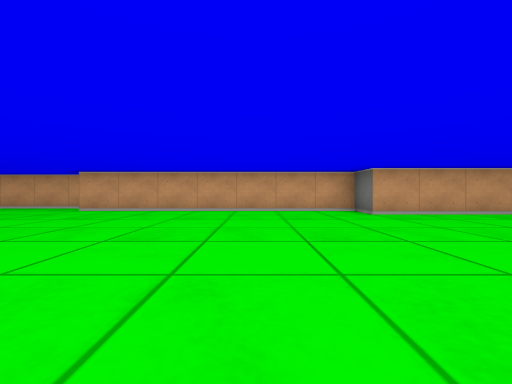
view 1 (above)

16 first-person views from a walk through a cub3D maze. The camera is about half as high as the walls, looks level and sees 90° across. The floor is counted in squares. Each view is taken from the middle of a square. On the plan, view 1 faces up. The plan holds only what a view shows up to about 9 squares ahead; the rest is blank.

view 2
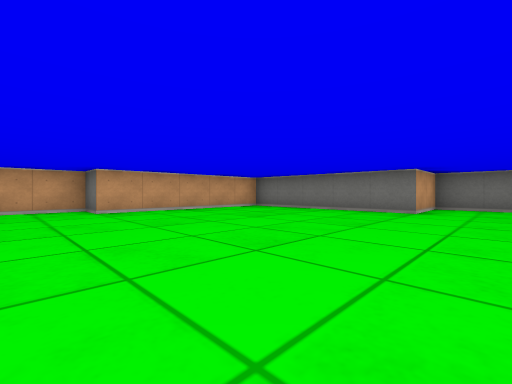

view 3
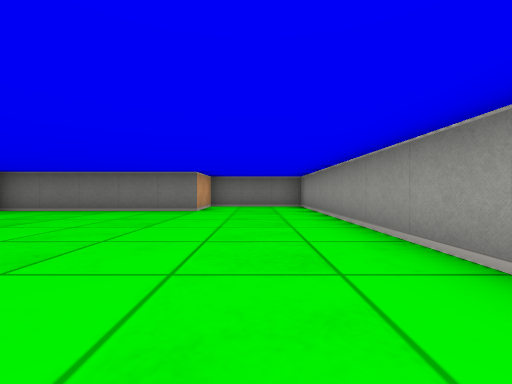

view 4
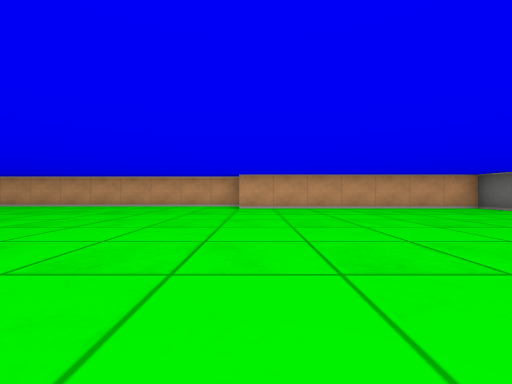

view 5
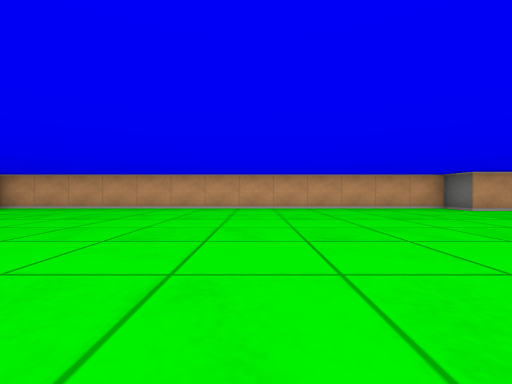

view 6
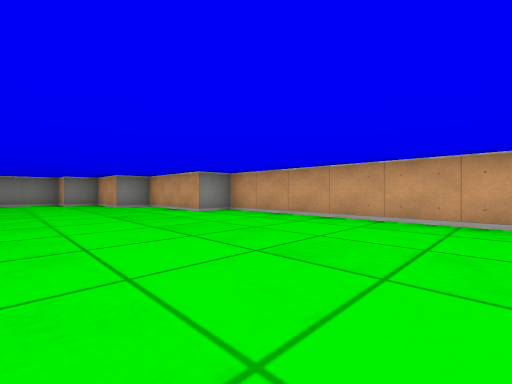

view 7
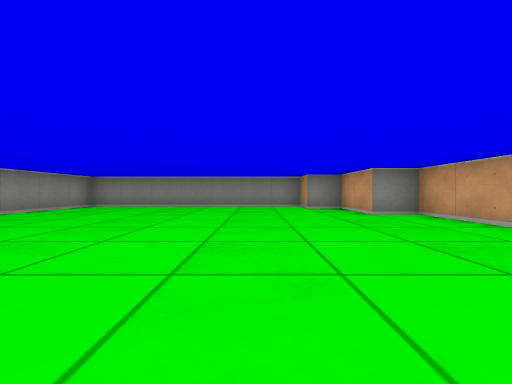

view 8
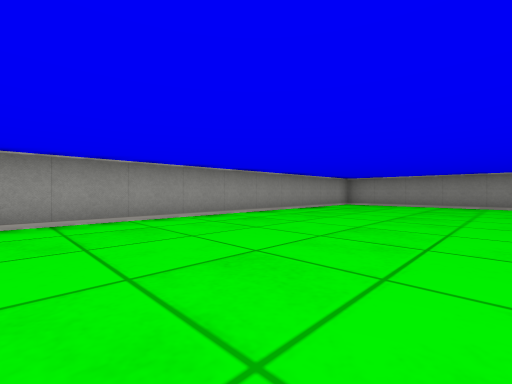

view 9
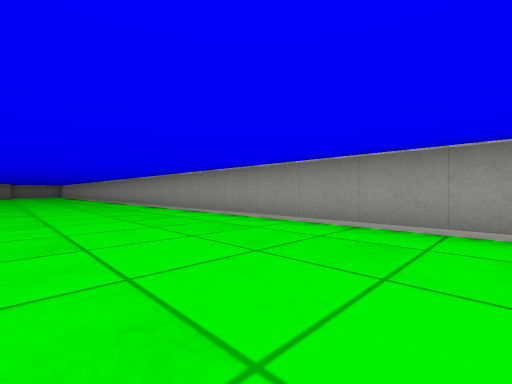

view 10
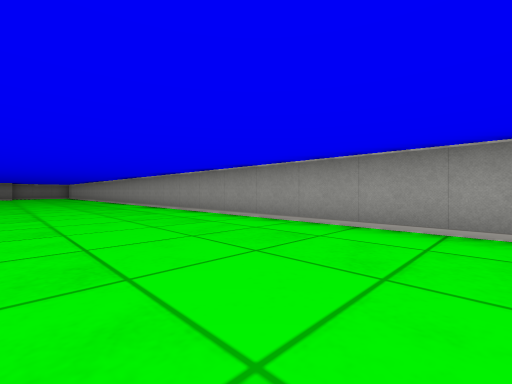

view 11
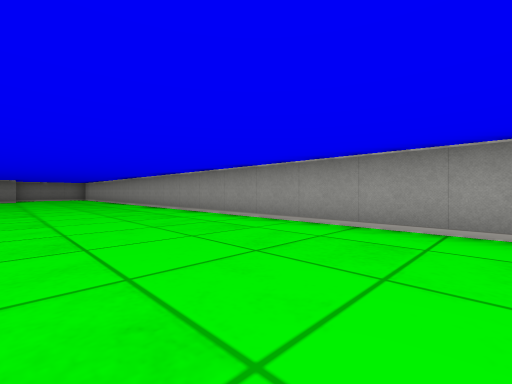

view 12
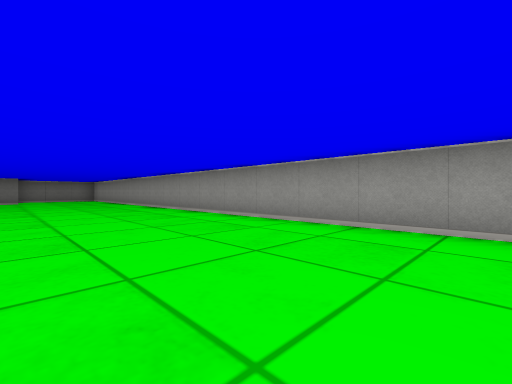

view 13
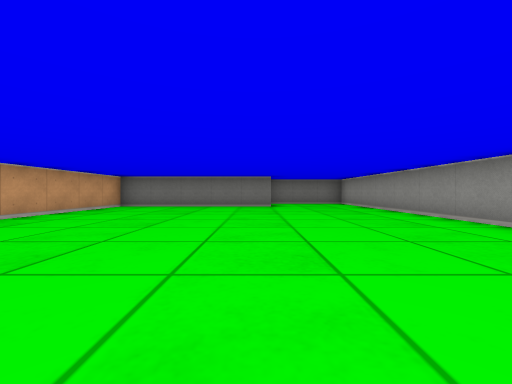

view 14
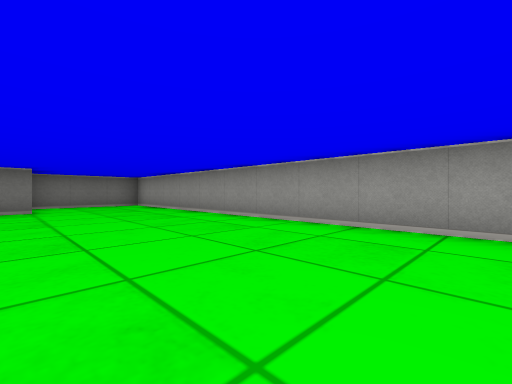

view 15
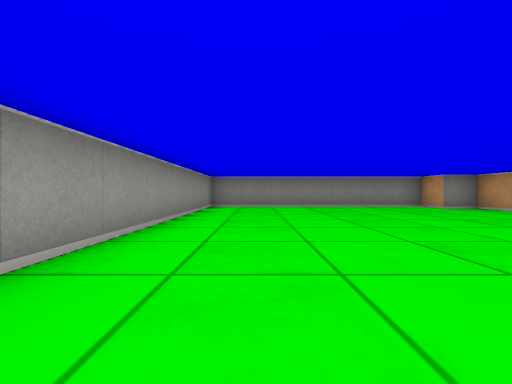

view 16
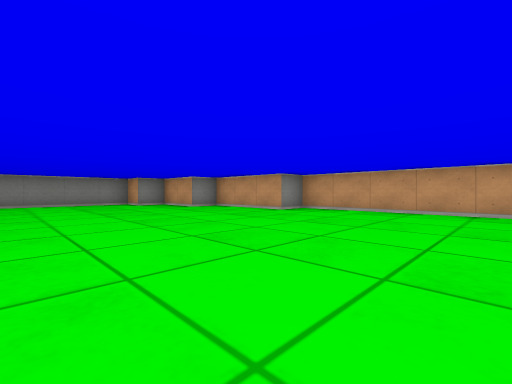

### Floor plan
Points are (right, up) in squares from view 1. A wall is a line through its corners. A room is listed if a view was taken in it or the views show most of it. See-through windows are left out.
Room 1 (views 1, 2, 3, 4, 5, 6, 7, 8, 9, 10, 11, 12, 13, 14, 15, 16)
walls: (-4.5, 6.5) (-4.5, 7.5) (-17.5, 7.5) (-17.5, 6.5) (-20.5, 6.5) (-20.5, 5.5) (-22.5, 5.5) (-22.5, 4.5) (-23.5, 4.5) (-23.5, -2.5) (9.5, -2.5) (9.5, 0.5) (7.5, 0.5) (7.5, 5.5) (2.5, 5.5) (2.5, 6.5) (-4.5, 6.5)

Where each view was taken, in squares from view 1:
view 1: 0 up, 0 right, facing up
view 2: 1 down, 1 right, facing up-right
view 3: 1 down, 1 right, facing right
view 4: 1 down, 4 left, facing up
view 5: 0 up, 10 left, facing up
view 6: 3 up, 12 left, facing up-left
view 7: 3 up, 15 left, facing left
view 8: 2 up, 14 left, facing down-left
view 9: 1 up, 16 left, facing down-right
view 10: 1 up, 13 left, facing down-right
view 11: 1 up, 8 left, facing down-right
view 12: 1 up, 6 left, facing down-right
view 13: 1 up, 1 left, facing right
view 14: 1 up, 0 right, facing down-right
view 15: 1 down, 15 left, facing left
view 16: 1 up, 13 left, facing up-left
